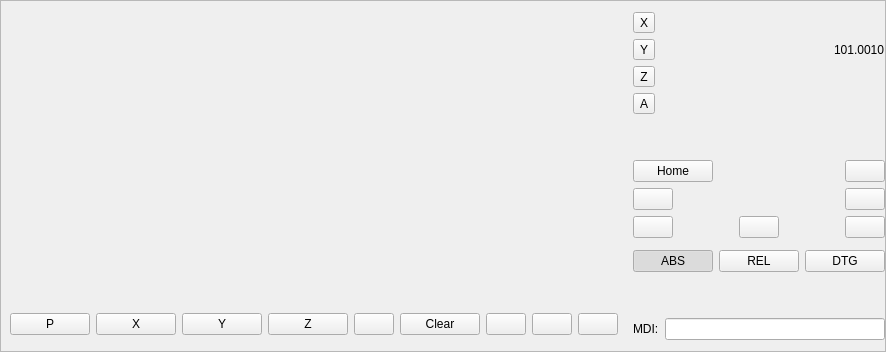
              <widget class="QFrame" name="graphics_frame">
               <property name="sizePolicy">
                <sizepolicy hsizetype="Preferred" vsizetype="Preferred">
                 <horstretch>0</horstretch>
                 <verstretch>0</verstretch>
                </sizepolicy>
               </property>
               <property name="minimumSize">
                <size>
                 <width>200</width>
                 <height>0</height>
                </size>
               </property>
               <property name="frameShape">
                <enum>QFrame::StyledPanel</enum>
               </property>
               <property name="frameShadow">
                <enum>QFrame::Raised</enum>
               </property>
               <layout class="QHBoxLayout" name="horizontalLayout_5">
                <property name="leftMargin">
                 <number>0</number>
                </property>
                <property name="rightMargin">
                 <number>0</number>
                </property>
                <item>
                 <layout class="QHBoxLayout" name="horizontalLayout_2">
                  <item>
                   <layout class="QVBoxLayout" name="verticalLayout_8">
                    <item>
                     <widget class="GCodeGraphics" name="gcodegraphics_2">
                      <property name="sizePolicy">
                       <sizepolicy hsizetype="Preferred" vsizetype="Preferred">
                        <horstretch>0</horstretch>
                        <verstretch>0</verstretch>
                       </sizepolicy>
                      </property>
                      <property name="background_color" stdset="0">
                       <color alpha="0">
                        <red>0</red>
                        <green>0</green>
                        <blue>0</blue>
                       </color>
                      </property>
                     </widget>
                    </item>
                    <item>
                     <widget class="QFrame" name="frame_2">
                      <property name="sizePolicy">
                       <sizepolicy hsizetype="Preferred" vsizetype="Fixed">
                        <horstretch>0</horstretch>
                        <verstretch>0</verstretch>
                       </sizepolicy>
                      </property>
                      <layout class="QHBoxLayout" name="horizontalLayout_12">
                       <property name="topMargin">
                        <number>5</number>
                       </property>
                       <property name="bottomMargin">
                        <number>5</number>
                       </property>
                       <item>
                        <widget class="ActionButton" name="actionbutton_20">
                         <property name="text">
                          <string>P</string>
                         </property>
                         <property name="checkable">
                          <bool>true</bool>
                         </property>
                         <property name="view_change_action" stdset="0">
                          <bool>true</bool>
                         </property>
                         <attribute name="buttonGroup">
                          <string notr="true">buttonGroup</string>
                         </attribute>
                        </widget>
                       </item>
                       <item>
                        <widget class="ActionButton" name="actionbutton_21">
                         <property name="text">
                          <string>X</string>
                         </property>
                         <property name="checkable">
                          <bool>true</bool>
                         </property>
                         <property name="view_change_action" stdset="0">
                          <bool>true</bool>
                         </property>
                         <property name="view_type_string" stdset="0">
                          <string>x</string>
                         </property>
                         <attribute name="buttonGroup">
                          <string notr="true">buttonGroup</string>
                         </attribute>
                        </widget>
                       </item>
                       <item>
                        <widget class="ActionButton" name="actionbutton_22">
                         <property name="text">
                          <string>Y</string>
                         </property>
                         <property name="checkable">
                          <bool>true</bool>
                         </property>
                         <property name="view_change_action" stdset="0">
                          <bool>true</bool>
                         </property>
                         <property name="view_type_string" stdset="0">
                          <string>y</string>
                         </property>
                         <attribute name="buttonGroup">
                          <string notr="true">buttonGroup</string>
                         </attribute>
                        </widget>
                       </item>
                       <item>
                        <widget class="ActionButton" name="actionbutton_23">
                         <property name="text">
                          <string>Z</string>
                         </property>
                         <property name="checkable">
                          <bool>true</bool>
                         </property>
                         <property name="view_change_action" stdset="0">
                          <bool>true</bool>
                         </property>
                         <property name="view_type_string" stdset="0">
                          <string>z</string>
                         </property>
                         <attribute name="buttonGroup">
                          <string notr="true">buttonGroup</string>
                         </attribute>
                        </widget>
                       </item>
                       <item>
                        <widget class="ActionButton" name="actionbutton_24"/>
                       </item>
                       <item>
                        <widget class="ActionButton" name="actionbutton_25">
                         <property name="text">
                          <string>Clear</string>
                         </property>
                         <property name="view_change_action" stdset="0">
                          <bool>true</bool>
                         </property>
                         <property name="view_type_string" stdset="0">
                          <string>clear</string>
                         </property>
                        </widget>
                       </item>
                       <item>
                        <widget class="ActionButton" name="actionbutton_26"/>
                       </item>
                       <item>
                        <widget class="ActionButton" name="actionbutton_27"/>
                       </item>
                       <item>
                        <widget class="ActionButton" name="actionbutton_28"/>
                       </item>
                      </layout>
                     </widget>
                    </item>
                   </layout>
                  </item>
                  <item>
                   <layout class="QHBoxLayout" name="horizontalLayout_13">
                    <item>
                     <layout class="QVBoxLayout" name="verticalLayout_9">
                      <property name="sizeConstraint">
                       <enum>QLayout::SetFixedSize</enum>
                      </property>
                      <item>
                       <layout class="QHBoxLayout" name="horizontalLayout_14">
                        <item>
                         <widget class="AxisToolButton" name="axistoolbutton">
                          <property name="sizePolicy">
                           <sizepolicy hsizetype="Minimum" vsizetype="Fixed">
                            <horstretch>0</horstretch>
                            <verstretch>0</verstretch>
                           </sizepolicy>
                          </property>
                          <property name="text">
                           <string>X</string>
                          </property>
                          <property name="checkable">
                           <bool>true</bool>
                          </property>
                         </widget>
                        </item>
                        <item>
                         <spacer name="horizontalSpacer_28">
                          <property name="orientation">
                           <enum>Qt::Horizontal</enum>
                          </property>
                          <property name="sizeHint" stdset="0">
                           <size>
                            <width>40</width>
                            <height>20</height>
                           </size>
                          </property>
                         </spacer>
                        </item>
                        <item>
                         <widget class="DROLabel" name="dro_x">
                          <property name="sizePolicy">
                           <sizepolicy hsizetype="Maximum" vsizetype="Preferred">
                            <horstretch>0</horstretch>
                            <verstretch>0</verstretch>
                           </sizepolicy>
                          </property>
                         </widget>
                        </item>
                       </layout>
                      </item>
                      <item>
                       <layout class="QHBoxLayout" name="horizontalLayout_15">
                        <item>
                         <widget class="AxisToolButton" name="axistoolbutton_2">
                          <property name="sizePolicy">
                           <sizepolicy hsizetype="Minimum" vsizetype="Fixed">
                            <horstretch>0</horstretch>
                            <verstretch>0</verstretch>
                           </sizepolicy>
                          </property>
                          <property name="text">
                           <string>Y</string>
                          </property>
                          <property name="checkable">
                           <bool>true</bool>
                          </property>
                          <property name="joint_number" stdset="0">
                           <number>1</number>
                          </property>
                         </widget>
                        </item>
                        <item>
                         <spacer name="horizontalSpacer_27">
                          <property name="orientation">
                           <enum>Qt::Horizontal</enum>
                          </property>
                          <property name="sizeHint" stdset="0">
                           <size>
                            <width>40</width>
                            <height>20</height>
                           </size>
                          </property>
                         </spacer>
                        </item>
                        <item>
                         <widget class="DROLabel" name="dro_y">
                          <property name="sizePolicy">
                           <sizepolicy hsizetype="Maximum" vsizetype="Preferred">
                            <horstretch>1</horstretch>
                            <verstretch>0</verstretch>
                           </sizepolicy>
                          </property>
                          <property name="text">
                           <string>101.0010</string>
                          </property>
                          <property name="Qjoint_number" stdset="0">
                           <number>1</number>
                          </property>
                         </widget>
                        </item>
                       </layout>
                      </item>
                      <item>
                       <layout class="QHBoxLayout" name="horizontalLayout_16">
                        <item>
                         <widget class="AxisToolButton" name="axistoolbutton_3">
                          <property name="sizePolicy">
                           <sizepolicy hsizetype="Minimum" vsizetype="Fixed">
                            <horstretch>0</horstretch>
                            <verstretch>0</verstretch>
                           </sizepolicy>
                          </property>
                          <property name="text">
                           <string>Z</string>
                          </property>
                          <property name="checkable">
                           <bool>true</bool>
                          </property>
                          <property name="joint_number" stdset="0">
                           <number>2</number>
                          </property>
                         </widget>
                        </item>
                        <item>
                         <spacer name="horizontalSpacer_29">
                          <property name="orientation">
                           <enum>Qt::Horizontal</enum>
                          </property>
                          <property name="sizeHint" stdset="0">
                           <size>
                            <width>40</width>
                            <height>20</height>
                           </size>
                          </property>
                         </spacer>
                        </item>
                        <item>
                         <widget class="DROLabel" name="dro_z">
                          <property name="sizePolicy">
                           <sizepolicy hsizetype="Maximum" vsizetype="Preferred">
                            <horstretch>0</horstretch>
                            <verstretch>0</verstretch>
                           </sizepolicy>
                          </property>
                          <property name="Qjoint_number" stdset="0">
                           <number>2</number>
                          </property>
                         </widget>
                        </item>
                       </layout>
                      </item>
                      <item>
                       <layout class="QHBoxLayout" name="horizontalLayout_17">
                        <item>
                         <widget class="AxisToolButton" name="axistoolbutton_4">
                          <property name="sizePolicy">
                           <sizepolicy hsizetype="Minimum" vsizetype="Fixed">
                            <horstretch>0</horstretch>
                            <verstretch>0</verstretch>
                           </sizepolicy>
                          </property>
                          <property name="text">
                           <string>A</string>
                          </property>
                          <property name="checkable">
                           <bool>true</bool>
                          </property>
                          <property name="joint_number" stdset="0">
                           <number>3</number>
                          </property>
                         </widget>
                        </item>
                        <item>
                         <spacer name="horizontalSpacer_30">
                          <property name="orientation">
                           <enum>Qt::Horizontal</enum>
                          </property>
                          <property name="sizeHint" stdset="0">
                           <size>
                            <width>40</width>
                            <height>20</height>
                           </size>
                          </property>
                         </spacer>
                        </item>
                        <item>
                         <widget class="DROLabel" name="dro_a">
                          <property name="sizePolicy">
                           <sizepolicy hsizetype="Maximum" vsizetype="Preferred">
                            <horstretch>0</horstretch>
                            <verstretch>0</verstretch>
                           </sizepolicy>
                          </property>
                          <property name="Qjoint_number" stdset="0">
                           <number>3</number>
                          </property>
                         </widget>
                        </item>
                       </layout>
                      </item>
                      <item>
                       <spacer name="verticalSpacer_4">
                        <property name="orientation">
                         <enum>Qt::Vertical</enum>
                        </property>
                        <property name="sizeHint" stdset="0">
                         <size>
                          <width>20</width>
                          <height>40</height>
                         </size>
                        </property>
                       </spacer>
                      </item>
                      <item>
                       <layout class="QVBoxLayout" name="verticalLayout_10">
                        <item>
                         <layout class="QHBoxLayout" name="horizontalLayout_32"/>
                        </item>
                        <item>
                         <layout class="QHBoxLayout" name="horizontalLayout_21">
                          <item>
                           <widget class="ActionButton" name="actionbutton_39">
                            <property name="text">
                             <string>Home</string>
                            </property>
                            <property name="home_action" stdset="0">
                             <bool>true</bool>
                            </property>
                            <property name="joint_number" stdset="0">
                             <number>-1</number>
                            </property>
                           </widget>
                          </item>
                          <item>
                           <spacer name="horizontalSpacer_19">
                            <property name="orientation">
                             <enum>Qt::Horizontal</enum>
                            </property>
                            <property name="sizeHint" stdset="0">
                             <size>
                              <width>40</width>
                              <height>20</height>
                             </size>
                            </property>
                           </spacer>
                          </item>
                          <item>
                           <widget class="ActionButton" name="actionbutton_40"/>
                          </item>
                         </layout>
                        </item>
                        <item>
                         <layout class="QHBoxLayout" name="horizontalLayout_22">
                          <item>
                           <widget class="ActionButton" name="actionbutton_42"/>
                          </item>
                          <item>
                           <spacer name="horizontalSpacer_20">
                            <property name="orientation">
                             <enum>Qt::Horizontal</enum>
                            </property>
                            <property name="sizeHint" stdset="0">
                             <size>
                              <width>40</width>
                              <height>20</height>
                             </size>
                            </property>
                           </spacer>
                          </item>
                          <item>
                           <widget class="ActionButton" name="actionbutton_41"/>
                          </item>
                         </layout>
                        </item>
                        <item>
                         <layout class="QHBoxLayout" name="horizontalLayout_25">
                          <item>
                           <widget class="ActionButton" name="actionbutton_45"/>
                          </item>
                          <item>
                           <spacer name="horizontalSpacer_21">
                            <property name="orientation">
                             <enum>Qt::Horizontal</enum>
                            </property>
                            <property name="sizeHint" stdset="0">
                             <size>
                              <width>40</width>
                              <height>20</height>
                             </size>
                            </property>
                           </spacer>
                          </item>
                          <item>
                           <widget class="ActionButton" name="actionbutton_44"/>
                          </item>
                          <item>
                           <spacer name="horizontalSpacer_22">
                            <property name="orientation">
                             <enum>Qt::Horizontal</enum>
                            </property>
                            <property name="sizeHint" stdset="0">
                             <size>
                              <width>40</width>
                              <height>20</height>
                             </size>
                            </property>
                           </spacer>
                          </item>
                          <item>
                           <widget class="ActionButton" name="actionbutton_43"/>
                          </item>
                         </layout>
                        </item>
                        <item>
                         <widget class="StatusAdjustmentBar" name="statusadjustmentbar_7">
                          <property name="show_toggle_button" stdset="0">
                           <bool>false</bool>
                          </property>
                          <property name="show_setting_menu" stdset="0">
                           <bool>false</bool>
                          </property>
                         </widget>
                        </item>
                        <item>
                         <layout class="QHBoxLayout" name="horizontalLayout_26">
                          <item>
                           <widget class="ActionButton" name="actionbutton_46">
                            <property name="text">
                             <string>ABS</string>
                            </property>
                            <property name="checkable">
                             <bool>true</bool>
                            </property>
                            <property name="checked">
                             <bool>true</bool>
                            </property>
                            <property name="dro_absolute_action" stdset="0">
                             <bool>true</bool>
                            </property>
                            <attribute name="buttonGroup">
                             <string notr="true">buttonGroup_2</string>
                            </attribute>
                           </widget>
                          </item>
                          <item>
                           <widget class="ActionButton" name="actionbutton_48">
                            <property name="text">
                             <string>REL</string>
                            </property>
                            <property name="checkable">
                             <bool>true</bool>
                            </property>
                            <property name="checked">
                             <bool>false</bool>
                            </property>
                            <property name="dro_relative_action" stdset="0">
                             <bool>true</bool>
                            </property>
                            <attribute name="buttonGroup">
                             <string notr="true">buttonGroup_2</string>
                            </attribute>
                           </widget>
                          </item>
                          <item>
                           <widget class="ActionButton" name="actionbutton_47">
                            <property name="text">
                             <string>DTG</string>
                            </property>
                            <property name="checkable">
                             <bool>true</bool>
                            </property>
                            <property name="dro_dtg_action" stdset="0">
                             <bool>true</bool>
                            </property>
                            <attribute name="buttonGroup">
                             <string notr="true">buttonGroup_2</string>
                            </attribute>
                           </widget>
                          </item>
                         </layout>
                        </item>
                        <item>
                         <layout class="QHBoxLayout" name="horizontalLayout_24"/>
                        </item>
                        <item>
                         <spacer name="verticalSpacer_5">
                          <property name="orientation">
                           <enum>Qt::Vertical</enum>
                          </property>
                          <property name="sizeHint" stdset="0">
                           <size>
                            <width>20</width>
                            <height>40</height>
                           </size>
                          </property>
                         </spacer>
                        </item>
                        <item>
                         <layout class="QHBoxLayout" name="horizontalLayout_23">
                          <item>
                           <widget class="QLabel" name="label_4">
                            <property name="text">
                             <string>MDI:</string>
                            </property>
                           </widget>
                          </item>
                          <item>
                           <widget class="MDILine" name="mdiline"/>
                          </item>
                         </layout>
                        </item>
                       </layout>
                      </item>
                     </layout>
                    </item>
                   </layout>
                  </item>
                 </layout>
                </item>
               </layout>
              </widget>
